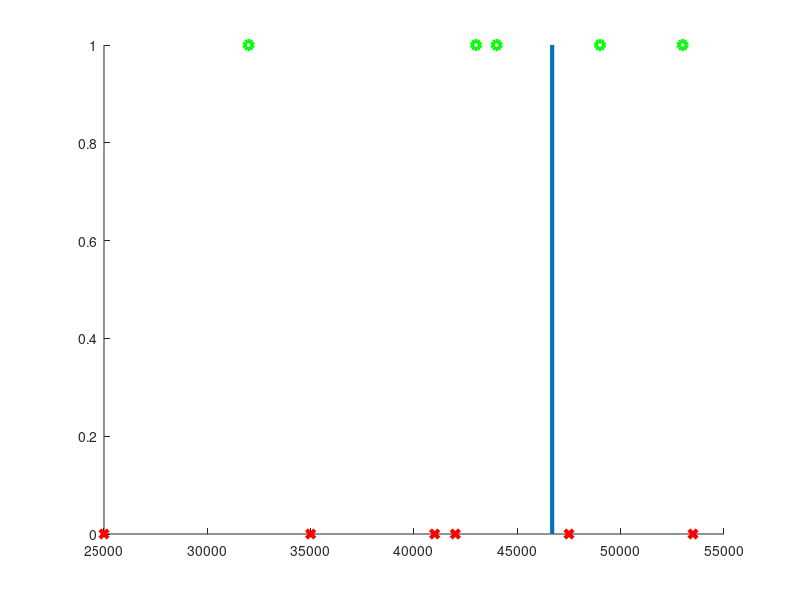

Write MATLAB code to recreate this figure.
function lda

clear all;
close all;

% Define some simple comments to make things more readable.
NO = 0;
YES = 1;

% Here's the data as it was provided in the homework.
DATA = [
	25000,	NO;
	35000,	NO;
	32000,	YES;
	41000,	NO;
	42000,	NO;
	43000, 	YES;
	44000, 	YES;
	47500, 	NO;
	49000, 	YES;
	53000, 	YES;
	53500, 	NO
];

% Decision boundary given by x = BOUNDARY.
% BOUNDARY = 42433.333
BOUNDARY = 46685.40075;

OWNERS = DATA( find(DATA(:,2)),1 );
NONOWNERS = setdiff(DATA(:,1), OWNERS);

hold on;
plot(NONOWNERS, NO, 'xr', 'LineWidth', 3);
plot(OWNERS, YES, 'og', 'LineWidth', 3);
line([BOUNDARY BOUNDARY], get(gca, 'YLim'), 'LineWidth', 3)

end
